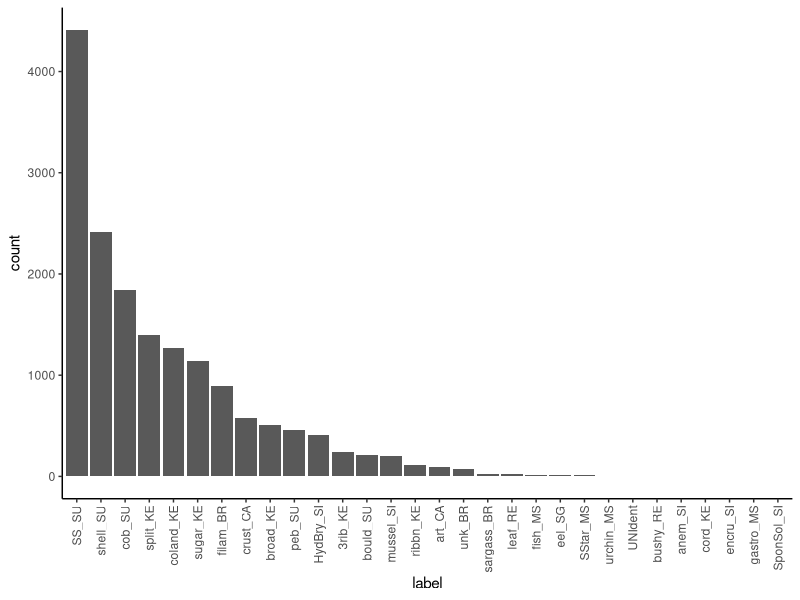
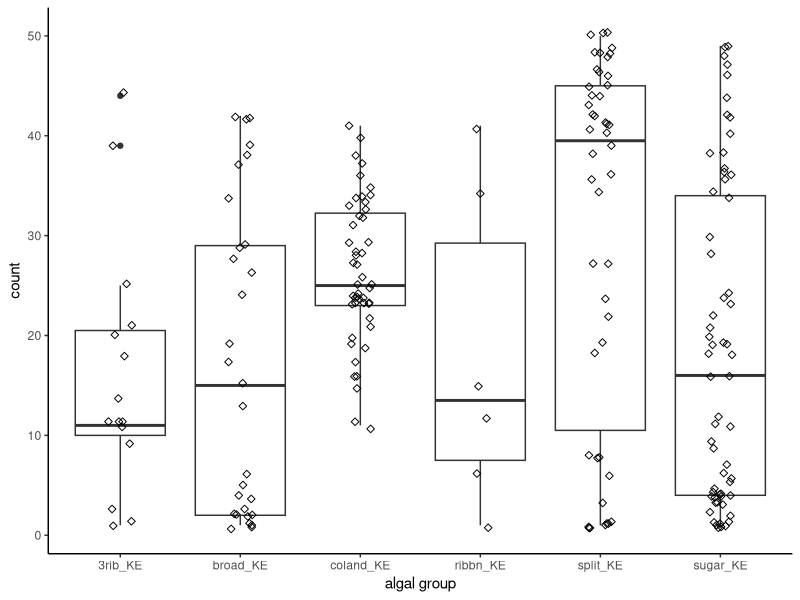
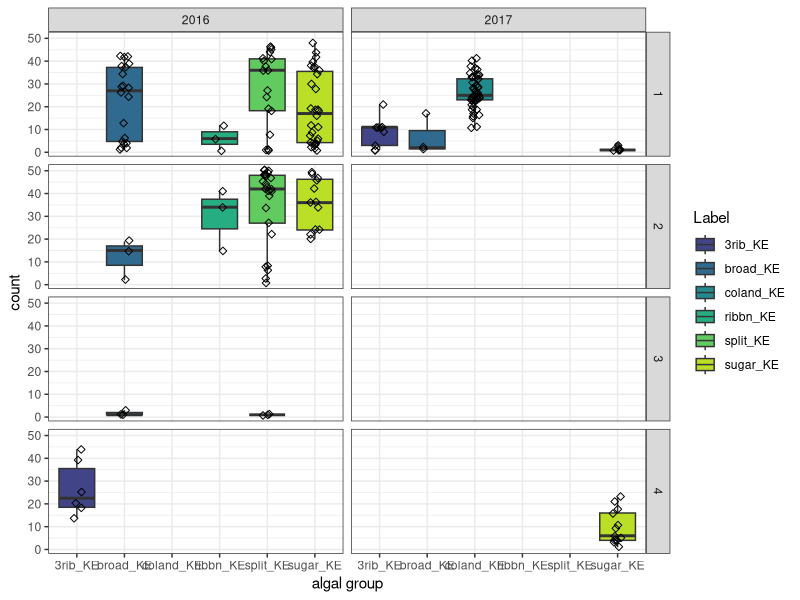
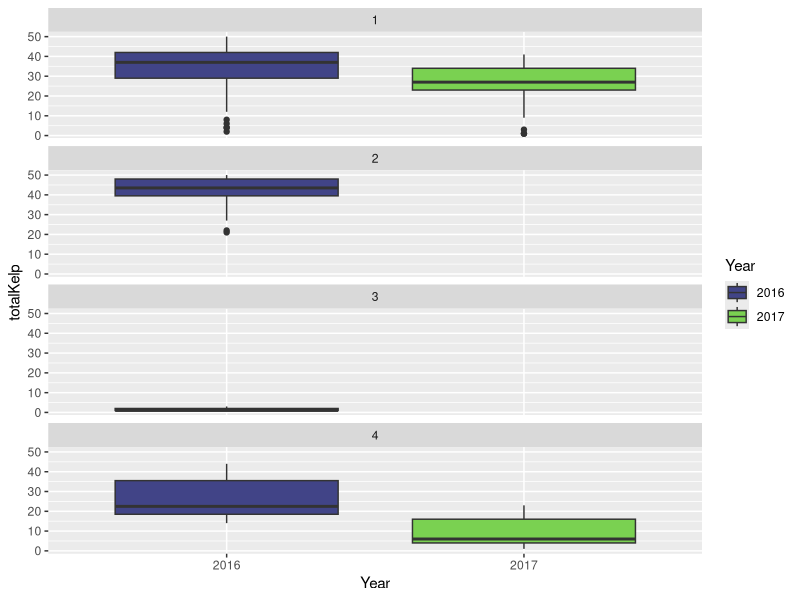
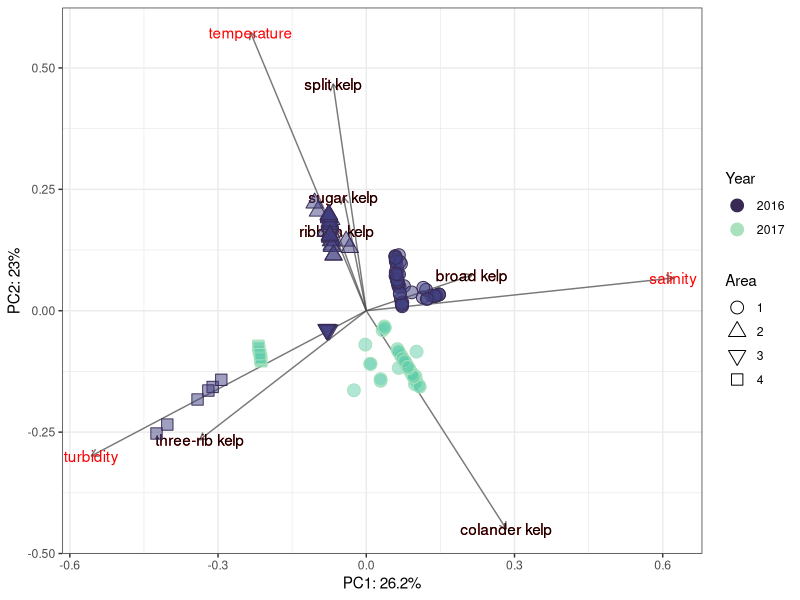
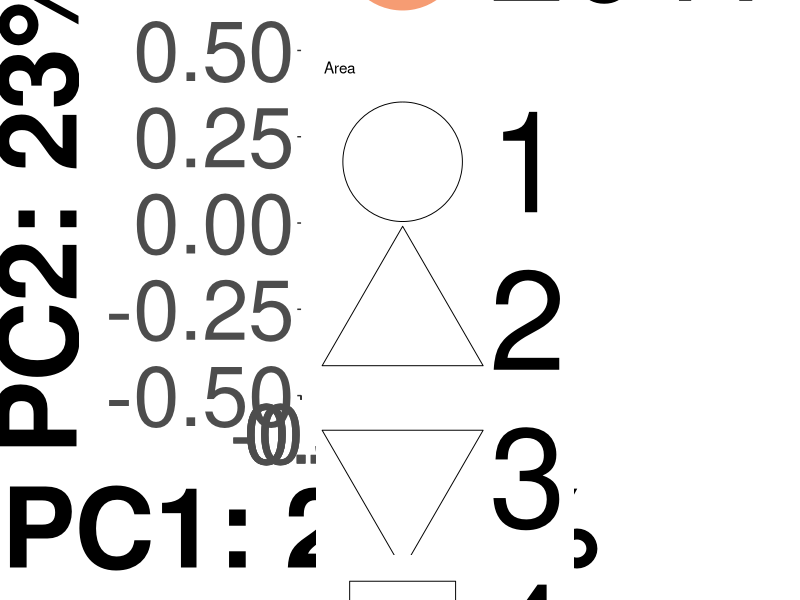
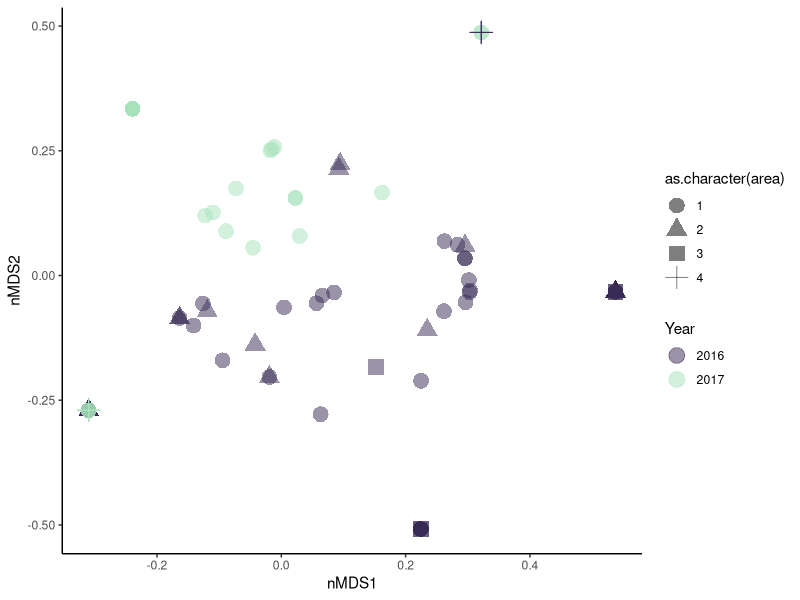
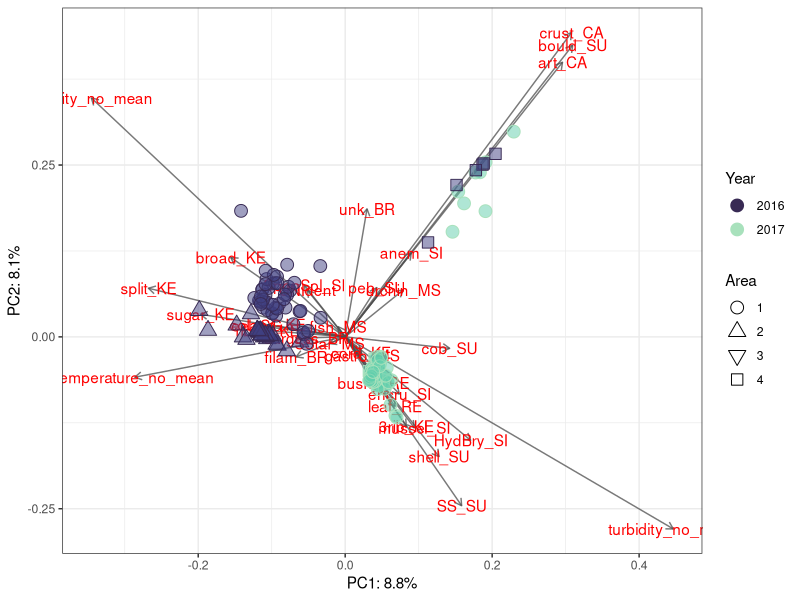

Source code (R) for these figures, in order:
#+++++++++++++++++++++++++++++++++++++++++++++++++++++++++++++++++++++++++++++++
#                                                                             ##
# Coralnet Analysis                                                           ##
# Script created 202311-16                                                    ##
# Data source: Kasitsna Bay Lab - NOAA                                        ##
# R code prepared by Ross Whippo                                              ##
# Last updated 2023-11-23                                                     ##
#                                                                             ##
#+++++++++++++++++++++++++++++++++++++++++++++++++++++++++++++++++++++++++++++++

# SUMMARY:
# Code to analyze drop photo video still extracted from two years of footage
# in Kachemak Bay Alaska. Work for Abby Mish's Semester By the Bay Internship 

# Required Files (check that script is loading latest version):
# coralnetdata.csv

# Associated Scripts:
# FILE.R

# TO DO 

#+++++++++++++++++++++++++++++++++++++++++++++++++++++++++++++++++++++++++++++++
# TABLE OF CONTENTS                                                         ####
#                                                                              +
# LOAD PACKAGES                                                                +
# READ IN AND PREPARE DATA                                                     +
# MANIPULATE DATA                                                              +
#                                                                              +
#+++++++++++++++++++++++++++++++++++++++++++++++++++++++++++++++++++++++++++++++


#+++++++++++++++++++++++++++++++++++++++++++++++++++++++++++++++++++++++++++++++
# LOAD PACKAGES                                                             ####
#+++++++++++++++++++++++++++++++++++++++++++++++++++++++++++++++++++++++++++++++

library(tidyverse)
library(viridis)
library(vegan)
library(ggfortify)

#+++++++++++++++++++++++++++++++++++++++++++++++++++++++++++++++++++++++++++++++
# READ IN AND PREPARE DATA                                                  ####
#+++++++++++++++++++++++++++++++++++++++++++++++++++++++++++++++++++++++++++++++

# Import csv of coralnet annotations
coralnetdataraw <- read_csv("data/photoAnalysis/coralnetdata.csv", 
                                         col_types = cols(Latitude = col_number(), 
                                                          Longitude = col_number()))

# remove NA columns
coralnetdata <- coralnetdataraw %>%
  select_if(~!all(is.na(.))) %>%
  mutate(drop = str_sub(coralnetdataraw$Name, end = -20)) %>%
  mutate(area = case_when(drop == "KBAY_2017_07_13_GOPRO_193_clip_8.mp4" ~ 4,
                          drop == "KBAY_2017_07_13_GOPRO_194_clip_9.mp4" ~ 4,
                          drop == "KBAY_GOPR0_2016_07_20_325_clip-5.mp4" ~ 4,
                          drop == "KBAY_2016_07_14_GOPRO_341_clip-9.mp4" ~ 3,
                          drop == "KBAY_2016_07_13_512_clip-13.mp4" ~ 3,
                          drop == "KBAY_2016_07_13_634_clip-22.mp4" ~ 3,
                          drop == "KBAY_2017_07_12_GOPRO_148_clip_9.mp4" ~ 3,
                          drop == "KBAY_2017_07_12_GOPRO_146_clip_12.mp4" ~ 3,
                          drop == "KBAY_2017_07_12_GOPRO_145_clip_11.mp4" ~ 3,
                          drop == "KBAY_2016_07_10_191_clip-8.mp4" ~ 2,
                          drop == "KBAY_2016_07_10_275_clip-12.mp4" ~ 2,
                          drop == "KBAY_2016_07_10_150_clip-3.mp4" ~ 2,
                          drop == "KBAY_2017_07_18_GOPRO_964_clip_10.mp4" ~ 2,
                          drop == "KBAY_2017_07_19_GOPRO_253_clip_13.mp4" ~ 2,
                          drop == "KBAY_2017_07_19_GOPRO_251_clip_11.mp4" ~ 2,
                          drop == "KBAY_2016_07_11_181_clip-9.mp4" ~ 1,
                          drop == "KBAY_2016_07_11_143_clip-7.mp4" ~ 1,
                          drop == "KBAY_2017_07_15_GOPRO_094_clip_13.mp4" ~ 1,
                          drop == "KBAY_2017_07_15_GOPRO_083_clip_15.mp4" ~ 1,
                          drop == "KBAY_2017_07_15_GOPRO_082_clip_16.mp4" ~ 1))



# labelset from CoralNet
labelset <- read_csv("data/photoAnalysis/KBAY_labelset.csv")

# Import abiotic data
abiotic <- read_csv("data/areaMeans.csv")

# pull out year
coralnetdata$Year <- year(coralnetdata$Date)

# reshape dataset for kelp only PCA and add abiotics
coraltemp <- coralnetdata %>%
  filter(Label %in% c("split_KE", "coland_KE", "sugar_KE", "broad_KE", "3rib_KE", "ribbn_KE"))
coraltemp$seen <- 1
coralnetwide <- coraltemp %>%
  select(Name, drop, Label, area:seen) %>%
  group_by(Name, drop, Label, area, Year) %>%
  summarise(seen = sum(seen)) %>%
  ungroup() %>%
  left_join(abiotic, by = c("area", "Year")) %>%
  select(Name, drop, area, Year, Label, seen, temperature_no_mean:turbidity_no_sd) %>%
  pivot_wider(names_from = Label, values_from = seen, values_fill = 0)

# reshape for all algae and inverts
coraltemp <- coralnetdata
  coraltemp$seen <- 1
coralnetwideALL <- coraltemp %>%
    select(Name, drop, Label, area:seen) %>%
    group_by(Name, drop, Label, area, Year) %>%
    summarise(seen = sum(seen)) %>%
    ungroup() %>%
    left_join(abiotic, by = c("area", "Year")) %>%
    select(Name, drop, area, Year, Label, seen, temperature_no_mean:turbidity_no_sd) %>%
    pivot_wider(names_from = Label, values_from = seen, values_fill = 0)

#+++++++++++++++++++++++++++++++++++++++++++++++++++++++++++++++++++++++++++++++
# MANIPULATE DATA                                                           ####
#+++++++++++++++++++++++++++++++++++++++++++++++++++++++++++++++++++++++++++++++

# total number of each category observed across all photos
ggplot(coralnetdata, aes(x = forcats::fct_infreq(Label))) +
  geom_bar() +
  theme_classic() +
  labs(x="label", y="count") +
  theme(axis.text.x = element_text(angle = 90, vjust = 0.5, hjust=1))

# mean amount of kelp detected per photo
coralnetdata %>%
  filter(Label %in% c("split_KE", "coland_KE", "sugar_KE", "broad_KE", "3rib_KE", "ribbn_KE")) %>%
  group_by(Name, Label) %>%
  count(Label) %>%
ggplot(aes(x = Label, y = n)) +
  geom_boxplot() +
  geom_jitter(width = 0.1, shape = 5) +
  labs(x = "algal group", y = "count") +
  theme_classic() 

# total kelp cover by area
coralnetdata %>%
  filter(Label %in% c("split_KE", "coland_KE", "sugar_KE", "broad_KE", "3rib_KE", "ribbn_KE")) %>%
  group_by(Name, Label, area, Year) %>%
  count(Label) %>%
  summarise(kelp = sum(n)) %>%
  ggplot(aes(x = Label, y = kelp)) +
  geom_boxplot(aes(fill = Label)) +
  scale_fill_viridis(discrete = TRUE, option = "D", begin = 0.2, end = 0.9) +
  geom_jitter(width = 0.1, shape = 5) +
  labs(x = "algal group", y = "count") +
  theme_bw() +
  facet_grid(area~Year)

# total kelp observed per area per year
coralnetwide %>%
  mutate(totalKelp = rowSums(across(c(split_KE:`3rib_KE`)))) %>%
  mutate(Year = as.character(Year)) %>%
  ggplot() +
  geom_boxplot(aes(x = Year, y = totalKelp, fill = Year)) +
  scale_fill_viridis(discrete = TRUE, begin = 0.2, end = 0.8) +
  facet_wrap(.~area, nrow = 4, ncol = 1)
  




############### PCA OF KELP PREVALENCE AND ABIOTIC PARAMETERS

kelpValues <- coralnetwide[11:16]

# drop site and area
adonis2(kelpValues ~ drop + area, data = coralnetwide, method = 'altGower', na.rm = TRUE)


# run PCA
PCA_results <-  rda(coralnetwide[,c(11:16, 5, 7, 9)], scale = TRUE)
# check that axes are above the mean (per Numerical Ecology)
ev <- PCA_results$CA$eig

# extract PCA coordinates
uscores <- data.frame(PCA_results$CA$u)
uscores1 <- inner_join(rownames_to_column(coralnetwide), rownames_to_column(data.frame(uscores)), by = "rowname")
vscores <- data.frame(PCA_results$CA$v)
# extract explanatory percentages
PCA_summary <- summary(PCA_results)
PCA_import <- as.data.frame(PCA_summary[["cont"]][["importance"]])
var_explained <- PCA_import[2, 1:2]

rownames(vscores) <- c("split kelp", "sugar kelp", "broad kelp",
                       "ribbon kelp", "colander kelp", "three-rib kelp",
                       "temperature", "salinity", "turbidity")

# make final ggplot figure (Points scaled by 1.5)
ggplot(uscores1) + 
  scale_fill_viridis(discrete = TRUE, option = "G", begin = 0.3, end = 0.8, guide = guide_legend(title = "Year"), alpha = 0.5) +
  scale_color_viridis(discrete = TRUE, option = "G", begin = 0.2, end = 0.9, guide = guide_legend(title = "Year"))  +
  geom_segment(data = vscores, aes(x = 0, y = 0, xend = PC1, yend = PC2), arrow=arrow(length=unit(0.2,"cm")),
               alpha = 0.75, color = 'grey30') +
  geom_text(data = vscores, aes(x = PC1, y = PC2, label = rownames(vscores)),
            col = 'red') +
  geom_text(data = vscores[1:6,], aes(x = PC1, y= PC2, label = rownames(vscores[1:6,])),
            col = "black") +
  geom_point(aes(x = PC1*1.5, y = PC2*1.5, fill = as.character(Year), color = as.character(Year),
                 shape = as.character(area)), size = 4) +
  scale_shape_manual(values = c(21, 24, 25, 22)) +
  labs(shape = "Area") +
  theme_bw() +
  theme(strip.text.y = element_text(angle = 0)) +
  labs(x=paste0("PC1: ",round(var_explained[1]*100,1),"%"),
       y=paste0("PC2: ",round(var_explained[2]*100,1),"%"))





# HIGH RESOLUTION IMAGE
# EXPORT AS 5000 X 4000

# make final ggplot figure (Points scaled by 1.5)
ggplot(uscores1) + 
  scale_fill_viridis(discrete = TRUE, option = "F", begin = 0.5, end = 0.7, guide = guide_legend(title = "Year"), alpha = 0.5) +
  scale_color_viridis(discrete = TRUE, option = "F", begin = 0.4, end = 0.8, guide = guide_legend(title = "Year"))  +
  geom_point(aes(x = PC1*1.5, y = PC2*1.5, fill = as.character(Year), color = as.character(Year),
                 shape = as.character(area)), size = 40) +
  geom_segment(data = vscores, aes(x = 0, y = 0, xend = PC1, yend = PC2), arrow=arrow(length=unit(2,"cm")),
               alpha = 0.75, color = 'grey30', size = 5) +
  geom_text(data = vscores, aes(x = PC1, y = PC2, label = rownames(vscores)),
            col = 'red', size = 30) +
  geom_text(data = vscores[1:6,], aes(x = PC1, y= PC2, label = rownames(vscores[1:6,])),
            col = "black", size = 30) +
  scale_shape_manual(values = c(21, 24, 25, 22)) +
  labs(shape = "Area") +
  theme_bw() +
  theme(strip.text.y = element_text(angle = 0)) +
  labs(x=paste0("PC1: ",round(var_explained[1]*100,1),"%"),
       y=paste0("PC2: ",round(var_explained[2]*100,1),"%")) +
  theme(axis.text=element_text(size=60),
        axis.title=element_text(size=80,face="bold"),
        legend.text=element_text(size=100))

################### nMDS

# run the nMDS
kelp_mds <- metaMDS(kelpValues, distance = "altGower")
# extract the 'points' from the nMDS that you will plot in ggplot2
kelp_mds_points <- kelp_mds$points
# turn those plot points into a dataframe that ggplot2 can read
kelp_mds_points <- data.frame(kelp_mds_points)
# join your plot points with your summed species observations from each habitat type
plot_data <- data.frame(kelp_mds_points, coralnetwide[,c(3,4)])



# run the ggplot
ggplot(plot_data, aes(x=MDS1, y=MDS2, 
                            color = as.character(Year))) +  
  labs(x = "nMDS1", y = "nMDS2") +
  theme_classic() + 
  geom_point(size = 5, aes(shape = as.character(area)), alpha = 0.5) + 
  scale_color_viridis(discrete = TRUE, begin = 0.2, end = 0.9, option = "G", name = "Year") 


# MAKE CSV FOR ARCMAP
dropArc <- coralnetdataraw %>%
  select_if(~!all(is.na(.))) %>%
  mutate(drop = str_sub(coralnetdataraw$Name, end = -20)) %>%
  select(drop, Date, Latitude, Longitude)
dropArc$YY <- year(dropArc$Date)
dropArc <- dropArc %>%
  distinct()

write_csv(dropArc, "data/drops.csv")



############### PCA OF ALL LABEL PREVALENCE AND ABIOTIC PARAMETERS

allValues <- coralnetwideALL[11:40]

# drop site and area
adonis2(allValues ~ drop + area, data = coralnetwideALL, method = 'altGower', na.rm = TRUE)


# run PCA
PCA_results <-  rda(coralnetwideALL[,c(11:40, 5, 7, 9)], scale = TRUE)
# check that axes are above the mean (per Numerical Ecology)
ev <- PCA_results$CA$eig

# extract PCA coordinates
uscores <- data.frame(PCA_results$CA$u)
uscores1 <- inner_join(rownames_to_column(coralnetwide), rownames_to_column(data.frame(uscores)), by = "rowname")
vscores <- data.frame(PCA_results$CA$v)
# extract explanatory percentages
PCA_summary <- summary(PCA_results)
PCA_import <- as.data.frame(PCA_summary[["cont"]][["importance"]])
var_explained <- PCA_import[2, 1:2]

# make final ggplot figure (Points scaled by 1.5)
ggplot(uscores1) + 
  scale_fill_viridis(discrete = TRUE, option = "G", begin = 0.3, end = 0.8, guide = guide_legend(title = "Year"), alpha = 0.5) +
  scale_color_viridis(discrete = TRUE, option = "G", begin = 0.2, end = 0.9, guide = guide_legend(title = "Year"))  +
  geom_segment(data = vscores, aes(x = 0, y = 0, xend = PC1, yend = PC2), arrow=arrow(length=unit(0.2,"cm")),
               alpha = 0.75, color = 'grey30') +
  geom_text(data = vscores, aes(x = PC1, y = PC2, label = rownames(vscores)),
            col = 'red') +
  geom_point(aes(x = PC1*1.5, y = PC2*1.5, fill = as.character(Year), color = as.character(Year),
                 shape = as.character(area)), size = 4) +
  scale_shape_manual(values = c(21, 24, 25, 22)) +
  labs(shape = "Area") +
  theme_bw() +
  theme(strip.text.y = element_text(angle = 0)) +
  labs(x=paste0("PC1: ",round(var_explained[1]*100,1),"%"),
       y=paste0("PC2: ",round(var_explained[2]*100,1),"%"))


################### nMDS

# run the nMDS
kelp_mds <- metaMDS(kelpValues, distance = "altGower")
# extract the 'points' from the nMDS that you will plot in ggplot2
kelp_mds_points <- kelp_mds$points
# turn those plot points into a dataframe that ggplot2 can read
kelp_mds_points <- data.frame(kelp_mds_points)
# join your plot points with your summed species observations from each habitat type
plot_data <- data.frame(kelp_mds_points, coralnetwide[,c(3,4)])



# run the ggplot
ggplot(plot_data, aes(x=MDS1, y=MDS2, 
                      color = as.character(Year))) +  
  labs(x = "nMDS1", y = "nMDS2") +
  theme_classic() + 
  geom_point(size = 5, aes(shape = as.character(area)), alpha = 0.5) + 
  scale_color_viridis(discrete = TRUE, begin = 0.2, end = 0.9, option = "G", name = "Year") 


####
#<<<<<<<<<<<<<<<<<<<<<<<<<<END OF SCRIPT>>>>>>>>>>>>>>>>>>>>>>>>#

# SCRATCH PAD ####


coralnetdata$drop %>%
  setdiff(dropArc$drop)
unique(coralnetdata$drop)

coraltemp %>%
  select(area, Year) %>%
  unique()


test <- coralnetdata %>%
  filter(drop == "KBAY_2017_07_12_GOPRO_148_clip_9.mp4")
unique(test$Label)

test <- coralnetdata %>%
  filter(area %in% c(2,3) & Year == "2017")
unique(test$Label)
